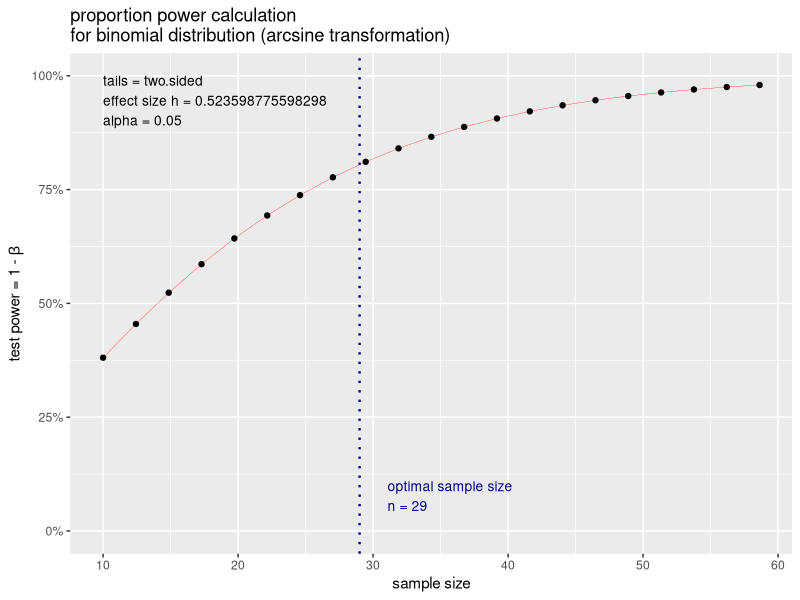
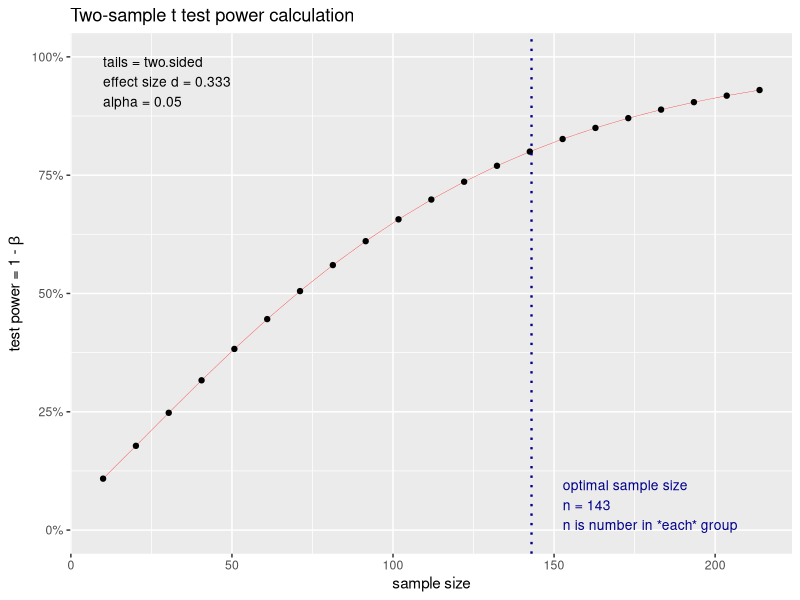
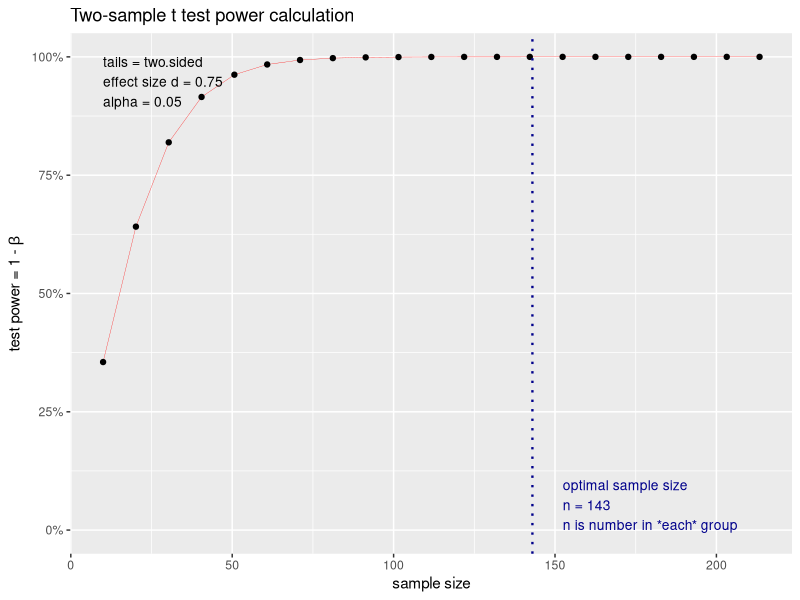

Recreate these plots in R, in order. (Note: this script raises an error after producing the figures.)
# Clay Ford
# Power and Sample Size Analysis workshop
# Fall 2016
# UVa StatLab

# Power and sample size calculations for various statistical tests using the
# "pwr" package and a few built-in R functions

install.packages("pwr")
library(pwr)


# pwr.p.test --------------------------------------------------------------

# one-sample test for proportions  (ES=h) 

# This applies to our name tag example. Say we think people place name tags on 
# the left side of their chest 75% percent of the time versus random chance
# (50%). What sample size do we need to show this assuming a significance level
# (Type I error) of 0.05 and a desired power of 0.80?

h <- ES.h(p1 = 0.75, p2 = 0.50)
pwr.p.test(h = h, sig.level = 0.05, power = 0.80, alternative = "greater")

# About 23 people; always round up.

# The previous example assumed a one-sided test: Null = 0.5, Alt > 0.5. 

# We typically take the conservative route and calculate sample size based on a
# two-sided test. That is Null = 0.5, Alt != 0.5

pwr.p.test(h = h, sig.level = 0.05, power = 0.80)

# Notice we need more people. 

# Say we think people place name tags on the left 70% percent of the time
# instead of 50%. What is the power of our test if we survey 30 people provided 
# we accept a significance level of 0.05? (Notice we can use the ES.h() function
# in pwr.p.test)
pwr.p.test(h = ES.h(p1 = 0.70, p2 = 0.50), n = 30, sig.level = 0.05)

# Again, notice the default is a "two.sided" test. This means we're simply
# testing that the alternative proportion is not 0.5. It could be lower or
# higher. Assuming "greater" increases the power:
pwr.p.test(h = ES.h(p1 = 0.70, p2 = 0.50), n = 30, sig.level = 0.05, 
           alternative = "greater")

# Equivalently we can think of one proportion being "less" than some value, say
# 0.25 versus random chance. Notice the effect is negative and resulting power is
# the same:
pwr.p.test(h = ES.h(p1 = 0.25, p2 = 0.50), n = 30, sig.level = 0.05, 
           alternative = "less")

# NOTE: Usually recommended to stick with the two-sided alternative.

# We can also save the result of a sample size estimate and plot it.
pout <- pwr.p.test(h = ES.h(p1 = 0.75, p2 = 0.50), power = 0.80, sig.level = 0.05)
plot(pout)

# Your plot will look different from mine if you do not have the ggplot2 package
# installed.

# YOUR TURN!
# Say we think people place name tags on the left 70% percent of the time instead
# of 50%. What sample size do we need to show this assuming a significance level
# of 0.01, a desired power of 0.90, and a one-sided "greater" alternative?



# pwr.2p.test -------------------------------------------------------------

# two-sample test for proportions (ES=h) 

# EXAMPLE: Let's say I want to randomly sample male and female UVa undergrad
# students and ask them if they consume alcohol at least once a week. My null
# hypothesis is no difference in the proportion that answer yes. My alternative
# hypothesis is that there is a difference. (two-sided; one gender has higher
# proportion, I don't know which.) I'd like to detect a difference as small as
# 5%. How many students do I need to sample in each group if we want 80% power
# and a significance level of 0.05?

# Recall effect size depends on the two proportions we compare:
ES.h(p1 = 0.55, p2 = 0.50)
ES.h(p1 = 0.35, p2 = 0.30)
ES.h(p1 = 0.15, p2 = 0.10)

# 55% vs. 50%
pwr.2p.test(h = ES.h(p1 = 0.55, p2 = 0.50), sig.level = 0.05, power = .80)
# 35% vs. 30%
pwr.2p.test(h = ES.h(p1 = 0.35, p2 = 0.30), sig.level = 0.05, power = .80)
# 15% vs. 10%
pwr.2p.test(h = ES.h(p1 = 0.15, p2 = 0.10), sig.level = 0.05, power = .80)

# Sample size is PER GROUP. Always round sample size up.

# Base R has a function called power.prop.test that allows you to use the raw
# proportions in the function.
power.prop.test(p1 = 0.55, p2 = 0.50, sig.level = 0.05, power = .80)
power.prop.test(p1 = 0.35, p2 = 0.30, sig.level = 0.05, power = .80)
power.prop.test(p1 = 0.15, p2 = 0.10, sig.level = 0.05, power = .80)

# Notice the results are slightly different. It calculates effect size
# differently.

# If we don't have any preconceived estimates of proportions or don't feel
# comfortable making estimates, we can use a conventional effect size:
cohen.ES(test = "p", size = "small") # 0.2
cohen.ES(test = "p", size = "medium") # 0.5
cohen.ES(test = "p", size = "large") # 0.8


# Sample sizes for the conventional effects:
pwr.2p.test(h = 0.2, sig.level = 0.05, power = .80)
pwr.2p.test(h = 0.5, sig.level = 0.05, power = .80)
pwr.2p.test(h = 0.8, sig.level = 0.05, power = .80)

# What sample size do I need to detect effects of 0.2 and 0.1 with 80% power?
pwr.2p.test(h = 0.2, sig.level = 0.05, power = 0.8)
pwr.2p.test(h = 0.1, sig.level = 0.05, power = 0.8)

# YOUR TURN! Let's say we're only able to randomly sample 80 students (40 per 
# group). What's the power of our two-sided test test if we assume a small
# effect size of 0.2 and we set significance level to 0.05?


# pwr.2p2n.test -----------------------------------------------------------

# two-sample test for proportions, unequal sample sizes (ES=h) 


# Let's return to our undergraduate survey of alcohol consumption. It turns out 
# we were able to survey 543 males and 675 females. What's the power of our test
# if we're interested in being able to detect a "small" effect size.

cohen.ES(test = "p", size = "small") # 0.2

# So instead of using ES.h() with guesses at p1 and p2, I can just use the
# effect size 0.2.
pwr.2p2n.test(h = 0.2, n1 = 543, n2 = 675, sig.level = 0.05)

# Let's say I previously surveyed 763 female undergraduates and found that p% 
# said they consumed alcohol once a week. I'd like to survey some males and see 
# if a significantly different proportion respond yes. How many do I need to 
# sample to detect a small effect size (0.2) in either direction with 80% power
# and a significance level of 0.05?

pwr.2p2n.test(h = 0.2, n1 = 763, power = 0.8, sig.level = 0.05)
# or specify n2; it doesn't matter



# pwr.t.test --------------------------------------------------------------

# one-sample and two-sample t tests for means (ES=d) 

# Two-sample t test

# EXAMPLE: I'm interested to know if there is a difference in the mean price of
# what male and female students pay at the library coffee shop. Let's say I
# randomly observe 30 male and 30 female students check out from the coffee shop
# and note their total purchase price. How powerful is this experiment if I want
# to detect a "medium" effect in either direction?

pwr.t.test(n = 30, d = 0.5, sig.level = 0.05) # n is per group

# How many do I need to observe for a test with 80% power?
pwr.t.test(d = 0.5, power = 0.80, sig.level = 0.05)

# What about a large effect (0.8)?
pwr.t.test(n = 30, d = 0.8, sig.level = 0.05) # n is per group
pwr.t.test(d = 0.8, power = 0.8, sig.level = 0.05) 



# EXAMPLE: Let's say we want to be able to detect a difference of at least 75
# cents in the mean purchase price. How can we convert that to an effect size?
# First we need to make a guess at the population standard deviation. If we have
# absolutely no idea, one rule of thumb is to take the difference between the 
# maximum and minimum values and divide by 4 (or 6). Let's say max is 10 and min
# is 1. So our guess at a standard deviation is 9/4 = 2.25. Therefore d is

d <- 0.75/2.25 # 0.333
pwr.t.test(d = d, power = 0.80, sig.level = 0.05)

# An effect size of 0.333 requires 143 per group 

# If you don't like working with d, you can use the power.t.test function that 
# comes with base R. It allows you to specify "delta" (true difference in means)
# and "sd" (standard deviation):

power.t.test(delta = 0.75, sd = 2.25, sig.level = 0.05, power = 0.8)

# For any of the pwr functions we can provide multiple sample size values to get
# multiple power estimates. For example, let's see how power changes as we let n
# go from 100 to 500 by 100 using a "small" effect size of 0.2.

pwr.t.test(n = seq(25,150,25), d = 0.333, sig.level = 0.05)

# We can also save the result of a sample size estimate and plot it.
pout <- pwr.t.test(d = 0.333, power = 0.80, sig.level = 0.05)
plot(pout)

# We can also plot the result of power.t.test using plot():
pout <- power.t.test(delta = 0.75, sd = 2.25, power = 0.8, sig.level = 0.05)
plot(pout)



# One-sample t-test

# To calculate power and sample size for one-sample t-test, I have to set the
# "type" argument to type = "one.sample"

# EXAMPLE: I think the average purchase price at the Library coffee shop is over
# $3 per student. My null is $3 or less; my alternative is greater than $3. If 
# the true average purchase price is $3.50, I would like to have 90% power to 
# declare the estimated average purchase price is greater than $3. How many 
# transactions do I need to observe assuming a significance level of 0.05? Let's
# say max purchase price is $10 and min is $1. So our guess at a standard
# deviation is 9/4 = 2.25. Therefore d is...

d <- 0.50/2.25
pwr.t.test(d = d, sig.level = 0.05, power = 0.90, alternative = "greater", 
           type = "one.sample")

# or with power.t.test:
power.t.test(delta = 0.50, sd = 2.25, power = 0.90, sig.level = 0.05, 
             alternative = "one.sided", type = "one.sample")

# Very important to remember type = "one.sample"

# What if I lower my significance level to 0.01?
pwr.t.test(d = d, sig.level = 0.01, power = 0.90, alternative = "greater", 
           type = "one.sample")

# Going to extremes...
pwr.t.test(d = d, sig.level = 0.001, power = 0.999, alternative = "greater", 
           type = "one.sample")


# "paired" t-test. 

# EXAMPLE: 24 high school boys are put on a ultraheavy rope-jumping program. 
# Does this decrease their 40-yard dash time (ie, make them faster)? We'll
# measure their 40 time before the program and after. We'll use a paired t-test
# to see if the difference in times is greater than 0 (before - after). Assume
# the standard deviation of the differences will be about 0.25. How powerful is
# the test to detect a difference of about 0.08 with 0.05 significance?

pwr.t.test(n = 24, d = 0.08 / 0.25, 
           type = "paired", alternative = "greater")

# or 
power.t.test(n = 24, delta = 0.08, sd = 0.25, 
             type = "paired", alternative = "one.sided")


# YOUR TURN! How many boys would I need to sample to detect a difference of 0.08
# in either direction with 80% power and the usual 0.05 significance level,
# assuming the standard deviation of the differences will be about 0.25?


# pwr.t2n.test ------------------------------------------------------------

# two-sample t test for means, unequal sample sizes (ES=d) 

# Find power for a t-test with 28 in one group and 35 in the other group and a
# medium effect size. (sig.level defaults to 0.05.)
pwr.t2n.test(n1 = 28, n2 = 35, d = 0.5)

# Find n1 sample size when other group has 35, desired power is 0.80, effect 
# size is 0.5 and significance level is 0.05:
pwr.t2n.test(n2 = 35, d = 0.5, power = 0.8)



# pwr.chisq.test ----------------------------------------------------------

# chi-squared tests (ES=w)

# Goodness of fit

# EXAMPLE: (From Cohen, example 7.1) A market researcher is seeking to determine
# preference among 4 package designs. He arranges to have a panel of 100 
# consumers rate their favorite package design. He wants to perform a chi-square
# goodness of fit test against the null of equal preference (25% for each
# design) with a significance level of 0.05. What's the power of the test if 3/8
# of the population actually prefers one of the designs and the remaining 5/8
# are split over the other 3 designs?

# To calculate effect size, we need to create vectors of null and alternative
# proportions:
null <- rep(0.25, 4)
alt <- c(3/8, rep((5/8)/3, 3))
# Now use them in the effect size function
ES.w1(null,alt)

# To calculate power, specify effect size, N, and degrees of freedom (4-1).
pwr.chisq.test(w=ES.w1(null,alt), N=100, df=(4-1), sig.level=0.05)

# How many subjects do we need to achieve 80% power?
pwr.chisq.test(w=ES.w1(null,alt), df=(4-1), power=0.8, sig.level = 0.05)

# If our alternative is correct then we need to survey at least 131 people to
# detect this with 80% power.

# test of association

# EXAMPLE: I want to see if there's an association between gender and flossing
# teeth among UVa students. I randomly sample 100 students (male and female) and
# ask whether or not they floss daily. I want to carry out a chi-square test of 
# association to determine if there's an association between these two 
# variables. As usual I set my significance level to 0.05. To determine effect 
# size I need to propose an alternative hypothesis, which in this case is a 
# table of proportions. I propose the following:

#   Floss No Floss
# M   0.1      0.4
# F   0.2      0.3

prob <- matrix(c(0.1,0.2,0.4,0.3), ncol=2, 
               dimnames = list(c("M","F"),c("Floss","No Floss")))
prob

# Even proportion of male and female, but I want to detect if at least 10% more
# females floss.

# Now use the matrix to calculate effect size:
ES.w2(prob)

# We also need degrees of freedom.
# DF = (2 - 1) * (2 - 1) = 1

# And calculate power:
pwr.chisq.test(w = ES.w2(prob), N = 100, df = 1, sig.level = 0.05)

# How many students should I survey if I wish to achieve 90% power?
pwr.chisq.test(w = ES.w2(prob), power = 0.9, df = 1, sig.level = 0.05)

# If you don't suspect association in either direction, or you don't feel like
# building a matrix in R, you can go with a conventional effect size.

cohen.ES(test = "chisq", size = "small")
pwr.chisq.test(w = 0.1, N = 100, df = 1, sig.level = 0.05)
pwr.chisq.test(w = 0.1, power = 0.9, df = 1, sig.level = 0.05)


# pwr.r.test --------------------------------------------------------------

# correlation test (ES=r) 

# EXAMPLE: Let's say I'm a web developer and I want to conduct an experiment 
# with one of my sites. I want to randomly select a group of people, ranging in 
# age from 18 - 65, and time them how long it takes them to complete a task, say
# locate some piece of information. I suspect there may be a "small" positive 
# linear relationship between time it takes to complete the task and age. How 
# many subjects do I need to detect this positive (ie, r > 0) relationship with
# 80% power and the usual 0.05 significance level?

pwr.r.test(r = 0.1, sig.level = 0.05, power = 0.8, alternative = "greater")

# The "arctangh transformation" approximates the normal distribution, which is 
# used in the power and sample size calculations.

# The default is a two-sided test. We specify alternative = "greater" since we 
# believe there is small positive effect. That is, our null is correlation <= 0
# vs the alternative that correlation is > 0. 

# What if I just want to detect a small effect in either direction (positive or
# negative correlation)? Use the default settings of "two.sided"
pwr.r.test(r = 0.1, sig.level = 0.05, power = 0.8, alternative = "two.sided")


# YOUR TURN:
# What's the power of my test if I recruit 50 people and I hypothesize a medium
# positive effect?



# power.anova.test --------------------------------------------------------

# balanced one-way analysis of variance tests

# EXAMPLE: Let's say I'm a web developer and I'm interested in 3 web site
# designs for a client. I'd like to know which design(s) help users find
# information fastest, or which design requires the most time. I design an
# experiment where I have 3 groups of randomly selected people use one of the
# designs to find some piece of information and I record how long it takes. (All
# groups look for the same information.) How many people do I need in each group
# if I believe two of the designs will take 30 seconds and one will take 25
# seconds? Assume population standard deviation is 5 and that I desire power
# and significance levels of 0.8 and 0.05.

# The between group variance:
var(c(30, 30, 25))

# The within group variance (sd ^ 2):
5^2

power.anova.test(groups = 3, between.var = 8.3, within.var = 5^2, power = 0.8)

# n = 16

# The pwr.anova.test function requires you to provide an effect size. The effect
# size, f, for k groups is calculated as follows:

# f = sd_means / sd_populations

# Translation: standard deviation of the k means divided the common standard 
# deviation of the populations involved.

# Or just use conventional effect sizes: 0.1, 0.25, 0.4.

cohen.ES(test = "anov", size = "small")
cohen.ES(test = "anov", size = "medium")
cohen.ES(test = "anov", size = "large")

# Returning to example, How many people do I need in each group if I want to
# detect a medium effect with 80% power and a significance level of 0.05.
pwr.anova.test(k = 3, f = 0.25, sig.level = 0.05, power = 0.8)

# Or what's the power of my test to detect a medium effect if I get 50 for each
# group?
pwr.anova.test(k = 3, f = 0.25, sig.level = 0.05, n = 50)



# pwr.f2.test -------------------------------------------------------------

# test for the general linear model (ES=f2) 

# Again we have suggested small, medium and large effect sizes:

cohen.ES(test = "f2", size = "small") # 0.02
# R-squared:
0.02/(1 + 0.02) # 0.019

cohen.ES(test = "f2", size = "medium") # 0.15
# R-squared:
0.15/(1 + 0.15) # 0.130

cohen.ES(test = "f2", size = "large") # 0.35
# R-squared:
0.35/(1 + 0.35) # 0.259

# Obviously these are debatable! What's conventional in the behavioral and
# social sciences may not be in other fields.

# EXAMPLE: Let's say I'm hired to survey a company's workforce about job 
# satisfaction. I ask employees to rate their satisfaction on a scale from 1 
# (hating life) to 10 (loving life). I know there will be variability in the 
# answers, but I think two variables that will explain this variability are 
# salary and age. In fact I think it will explain at least 30% (R^2 = .30) of
# the variance. How powerful is my "experiment" if I randomly recruit 40
# employees and accept a 0.05 significance level?

# Two predictors, so u = 2
# 40 subjects, so v = 40 - 2 - 1 = 37
# R^2 = .30, so effect size f2 = 0.3/(1 - 0.3)

pwr.f2.test(u = 2, v = 37, f2 = 0.3/(1 - 0.3), sig.level = 0.05)

# How many employees do I need to survey if I want to be able to detect at least
# 30% explained variance (R^2 = .30) with 80% power and the usual 0.05
# significance level? We have to find v and then derive n.

pwr.f2.test(u = 2, f2 = 0.3/(1 - 0.3), sig.level = 0.05, power = 0.8)
# now find n, which is n = v + u + 1
23 + 2 + 1 # 26

# It's important to note that the alternative hypothesis here is that at least 
# one of the coefficients in my model is not 0. This doesn't mean we need at 
# least 26 subjects to have all coefficients significant. It just means 26 
# subjects gives us 80% chance of correctly detecting the effect of at least one
# of our predictors, provided one or more truly affect our response.

# Continuing with previous example, it would be of interest if having your own 
# office accounted for at least 5% beyond the variance explained by the model 
# with salary and age. We could think of this as a 0/1 indicator in the model
# that takes the value 1 if an employee has his/her own office, and 0 otherwise.

# Call the office indicator variable set "B" and the others variable set 
# "A". We'd like to know the power of this regression for detecting the 
# contribution of B to the model with A. This is sometimes called a Partial F 
# test. We test if a set of predictors explain variance above and beyond a
# second set of predictors. The null is no contribution.

# The effect size for this test:
  
# f2 = (R^2_AB - R^2_A) / (1 - R^2_AB)

# R^2_AB is percent variance explained by variable sets A and B. R^2_A is 
# percent variance explained by variable set A.

# In this case, f2 = (0.35 - 0.30)/(1 - 0.35)
  
# How many employees would we need to survey to identify the office contribution
# to variance explained with 90% power and a signficance level of 0.05?

# u = number of variables in set "A"
# v = n - number of variables in sets "A" and "B" - 1

pwr.f2.test(u = 2, f2 = (0.35 - 0.30) /(1 - 0.35), sig.level = 0.05, power = 0.9)

# To calculate sample size:
# n = ceiling(v) + number of variables in A & B + 1
165 + 3 + 1 # 169


# time permitting material ------------------------------------------------

# sample size curves

# Sample size curves can be a useful visual aid in helping understand the 
# relationship between effect size, power, sample size and significance level.
# Let's make some for a chi-square test of association for a 2 x 2 table.

# generate a sequence of effect sizes and power values
es <- seq(0.1,0.5,0.01)
pow <- c(0.8, 0.85, 0.9, 0.95)

# combine these values into a data frame
vals <- expand.grid(es=es,pow=pow)

# create a function to calculate sample size and extract
getN <- function(es,pow,sl=0.05){
  ceiling(pwr.chisq.test(w = es, df = 1, power = pow, sig.level = sl)$N)
}

getN(vals$es, vals$pow)

# "apply" the function to the es and pow columns of the vals data frame
vals$n <- mapply(getN, vals$es, vals$pow)
# add a column to indicate significance level
vals$sl <- 0.05

# create temporary copy of vals to do the same for 0.01 significance level
tmp <- vals
tmp$n <- mapply(getN, vals$es, vals$pow, 0.01)
tmp$sl <- 0.01

# combine tmp and vals into vals
vals <- rbind(vals, tmp); rm(tmp)

# set "pow" as factor to aid in plotting
vals$pow <- factor(vals$pow)

# create sample size curves faceted by significance level
library(ggplot2)
ggplot(vals, aes(es, n, color=pow, group=pow)) + geom_line() +
  facet_wrap(~ sl) +
  labs(x="Effect Size", y="Sample Size", title="Sample Sizes for Chi-square Test (2 x 2)") +
  scale_color_discrete("Power") 



# Let's see how effect size affects sample size. The results of the pwr
# functions can be saved:
pout <- pwr.2p.test(h = 0.2, power = 0.80, sig.level = 0.05)

# Then various parts can be extracted:
str(pout)
pout$n
ceiling(pout$n) # round up

# We can also do this directly as follows:
ceiling(pwr.2p.test(h = 0.2, power = 0.80, sig.level = 0.05)$n)

# comparing effect size to sample size to help us get a feel for their
# relationship:

# generate a sequence of effect sizes
h <- seq(0.1, 0.9, 0.01)

# "apply" the pwr.p.test function to the effect sizes
n <- sapply(h, function(x)ceiling(pwr.2p.test(h = x, power = 0.80)$n))

# plot sample size vs. effect size
plot(h, n, type="l", main="Sample size vs Effect size h\n for 80% power and 0.05 significance level")

# add points representing "conventional" effect sizes
points(x = c(0.2,0.5,0.8), y = n[h %in% c(0.2,0.5,0.8)], 
       pch=19, cex=1, col=c("black","red","blue"))
legend("topright", legend = c("0.2 (small)","0.5 (medium)","0.8 (large)"), 
       col = c("black","red","blue"), 
       pch = 19, title = "effect size")

# As we go below 0.2, the sample size takes off!


# END WORKSHOP SCRIPT
